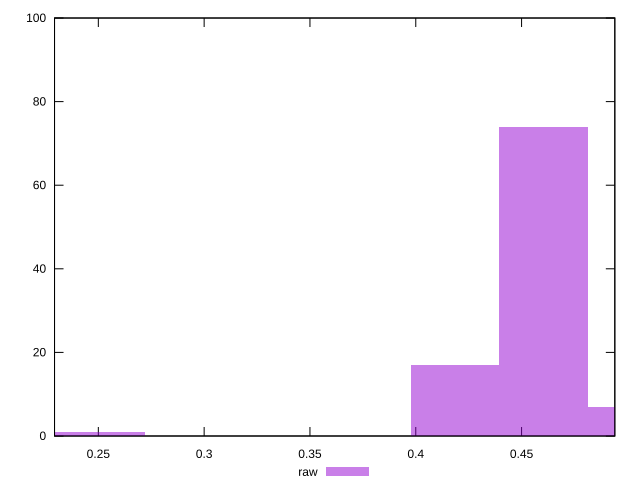

Reproduce this figure in gnuplot.
reset

$raw <<EOF
0.2510798376780104 1
0.20923319806500865 1
0.460313035743019 74
0.4184663961300173 17
0.5021596753560208 7
EOF

set key outside below
set boxwidth 0.04184663961300173
set xrange [0.22930411137535212:0.49405980724902576]
set yrange [0:100]
set trange [0:100]
set style fill transparent solid 0.5 noborder
set terminal svg size 640, 490 enhanced background rgb 'white'
set output "report_00023_2021-02-20T12:14:57.249Z/meta/pScore/samples/pages/raw/histogram.svg"

plot $raw title "raw" with boxes

reset
